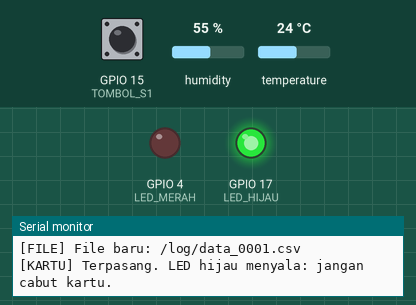
A sketch run on a simulated ESP32. On the bench: output pins drawn as LEDs (lit = HIGH), the last lines printed to the serial monitor. Dashed ring = blinking. Inputs (shaded band) come from the test bench; at power-on: GPIO 15 (TOMBOL_S1) LOW, humidity 55 %, temperature 24 °C. Storage starts empty.

Above: at 2.2 s.
2.3 s: GPIO 15 (TOMBOL_S1) pulled HIGH for 0.15 s
At 3.5 s:
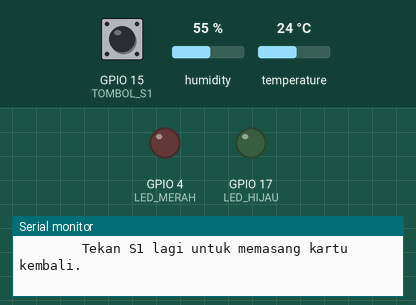
3.9 s: GPIO 15 (TOMBOL_S1) pulled HIGH for 1 s
At 5.3 s:
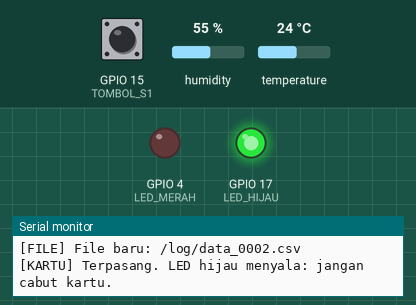
11.5 s: GPIO 15 (TOMBOL_S1) pulsed HIGH 5 times (0.12 s each, 0.3 s apart)
At 12.03 s:
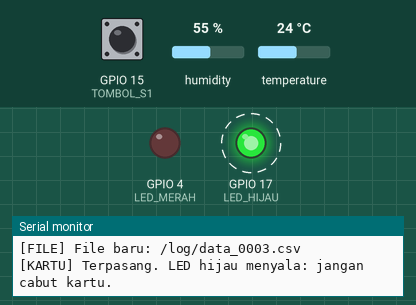
14.5 s: GPIO 15 (TOMBOL_S1) pulled HIGH for 3.2 s
At 15.7 s:
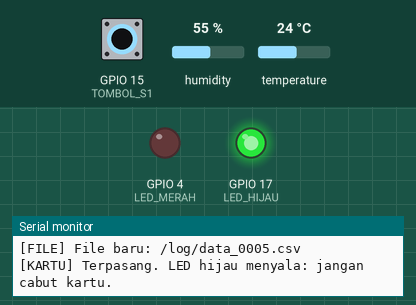
Timing chart, 0 to 17.5 s (numbered marks = the images above; inputs shaded):
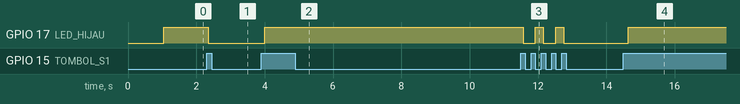

The sketch:

p3_logger_tangguh.ino
```cpp
/*
 * BAB 41 - Program 3: Data Logger Tangguh
 * - Membaca DHT11 setiap 10 detik; baris CSV ditampung di RAM (maks. 8 KB)
 *   lalu ditulis ke kartu setiap 60 detik
 * - File bernomor di folder /log: data_0001.csv, data_0002.csv, ...
 *   File baru dimulai setiap kali kartu dipasang, dan saat file aktif
 *   mencapai BATAS_UKURAN_FILE atau berumur BATAS_UMUR_FILE (rotasi)
 * - Tombol S1: lepas kartu dengan aman; tekan lagi untuk memasang kembali
 * - Kalau kartu hilang atau gagal ditulis: data tetap ditampung di RAM
 *   dan program mencoba memasang kartu lagi setiap 10 detik
 * - LED hijau menyala = kartu sedang dipakai (jangan dicabut)
 *   LED merah menyala = kartu tidak terbaca
 *   keduanya mati     = kartu sudah dilepas, aman dicabut
 *
 * Rangkaian: DHT -> IO27, SW1 -> IO15, LED1 (merah) -> IO4, LED2 (hijau) -> IO17.
 * microSD: CS = IO5, MOSI = IO23, CLK = IO18, MISO = IO19 (lewat jumper cap).
 */

#include <SPI.h>
#include <SD.h>
#include <DHT.h>
#include <esp_timer.h>

#define PIN_SCK   18  // CLK
#define PIN_MISO  19
#define PIN_MOSI  23
#define PIN_CS    5
#define PIN_DHT   27
#define TIPE_DHT  DHT11
#define TOMBOL_S1 15  // ditekan = HIGH (pull-down 10 kΩ di PCB)
#define LED_MERAH 4   // LED1
#define LED_HIJAU 17  // LED2

// Format CSV (lihat 41.5.3): false = koma + titik desimal, true = titik koma + koma desimal
const bool FORMAT_INDONESIA = false;

const uint32_t KECEPATAN_SPI = 4000000;  // 4 MHz
const char *FOLDER_LOG = "/log";
const char *JUDUL_KOLOM = "detik,suhu_C,kelembapan_persen,status";

// Aturan rotasi: file baru kalau salah satu batas ini tercapai
const size_t BATAS_UKURAN_FILE = 512UL * 1024UL;                    // 512 KB
const unsigned long BATAS_UMUR_FILE = 24UL * 60UL * 60UL * 1000UL;  // 24 jam dalam ms

const size_t BATAS_PENAMPUNG = 8 * 1024;  // maks. 8 KB data yang belum tersimpan
const unsigned long WAKTU_DEBOUNCE = 50;  // ms

// Tiga keadaan kartu (state machine, BAB 17)
enum StatusKartu { KARTU_TERPASANG, KARTU_DILEPAS, KARTU_BERMASALAH };

// struct Timer dari BAB 16
struct Timer {
  unsigned long interval;   // ms
  unsigned long waktuLalu;  // hasil millis() saat terakhir dijalankan

  // Mengembalikan true kalau sudah waktunya, lalu mencatat waktunya
  bool sudahWaktunya(unsigned long sekarang) {
    if (sekarang - waktuLalu >= interval) {
      waktuLalu = sekarang;
      return true;
    }
    return false;
  }
};

Timer timerBaca = {10000, 0};        // baca sensor setiap 10 detik
Timer timerTulis = {60000, 0};       // tulis ke kartu setiap 60 detik
Timer timerCobaPasang = {10000, 0};  // coba pasang ulang kartu setiap 10 detik

DHT dht(PIN_DHT, TIPE_DHT);
StatusKartu statusKartu = KARTU_DILEPAS;

String penampung = "";          // baris CSV yang belum tersimpan di kartu
int barisDitampung = 0;         // jumlah baris di penampung
unsigned long barisHilang = 0;  // baris yang terpaksa dibuang karena RAM penuh

char fileAktif[32] = "";          // contoh: /log/data_0007.csv
size_t ukuranFileAktif = 0;       // byte
unsigned long waktuMulaiFile = 0;  // millis() saat file aktif dibuat

// Variabel debounce tombol S1 (pola BAB 9)
int bacaanSebelumnya = LOW;
int statusStabil = LOW;
unsigned long waktuBerubah = 0;

// koma (pemisah kolom) -> titik koma, titik (desimal) -> koma
void sesuaikanFormat(char *baris) {
  if (!FORMAT_INDONESIA) {
    return;
  }
  for (int i = 0; baris[i] != '\0'; i++) {
    if (baris[i] == ',') {
      baris[i] = ';';
    } else if (baris[i] == '.') {
      baris[i] = ',';
    }
  }
}

// Menyalakan LED sesuai keadaan kartu
void aturLed() {
  digitalWrite(LED_HIJAU, statusKartu == KARTU_TERPASANG ? HIGH : LOW);
  digitalWrite(LED_MERAH, statusKartu == KARTU_BERMASALAH ? HIGH : LOW);
}

// Mencari nomor terbesar dari file data_XXXX.csv di folder /log
int cariNomorTerakhir() {
  int terbesar = 0;
  File folder = SD.open(FOLDER_LOG);
  if (!folder) {
    return 0;
  }
  File item = folder.openNextFile();
  while (item) {
    int nomor = 0;
    if (sscanf(item.name(), "data_%d", &nomor) == 1 && nomor > terbesar) {
      terbesar = nomor;
    }
    item.close();
    item = folder.openNextFile();
  }
  folder.close();
  return terbesar;
}

// Membuat file log baru bernomor berikutnya, lengkap dengan baris judul
bool mulaiFileBaru() {
  if (!SD.mkdir(FOLDER_LOG)) {  // true juga kalau folder sudah ada
    return false;
  }
  int nomor = cariNomorTerakhir() + 1;
  snprintf(fileAktif, sizeof(fileAktif), "%s/data_%04d.csv", FOLDER_LOG, nomor);
  while (SD.exists(fileAktif)) {  // jaga-jaga kalau ada file yang diganti nama di laptop
    nomor = nomor + 1;
    snprintf(fileAktif, sizeof(fileAktif), "%s/data_%04d.csv", FOLDER_LOG, nomor);
  }

  File f = SD.open(fileAktif, FILE_WRITE);
  if (!f) {
    return false;
  }
  char judul[64];
  snprintf(judul, sizeof(judul), "%s", JUDUL_KOLOM);
  sesuaikanFormat(judul);
  size_t ditulis = f.print(judul);
  ditulis = ditulis + f.print("\r\n");
  f.close();

  ukuranFileAktif = ditulis;
  waktuMulaiFile = millis();
  Serial.printf("[FILE] File baru: %s\n", fileAktif);
  return true;
}

// Memasang kartu lalu memulai file baru. Hasil: true kalau berhasil
bool pasangKartu() {
  if (!SD.begin(PIN_CS, SPI, KECEPATAN_SPI)) {
    return false;
  }
  if (!mulaiFileBaru()) {
    SD.end();
    return false;
  }
  statusKartu = KARTU_TERPASANG;
  aturLed();
  Serial.println("[KARTU] Terpasang. LED hijau menyala: jangan cabut kartu.");
  return true;
}

// Kartu tidak bisa dipakai: lepas, tampung data di RAM, coba lagi nanti
void kartuBermasalah(const char *alasan) {
  SD.end();
  statusKartu = KARTU_BERMASALAH;
  aturLed();
  timerCobaPasang.waktuLalu = millis();  // percobaan berikutnya 10 detik lagi
  Serial.printf("[KARTU] Bermasalah: %s. Data ditampung di RAM, dicoba lagi tiap 10 detik.\n",
                alasan);
}

// Menambahkan satu baris ke penampung RAM (dibuang kalau penampung penuh)
void tampung(const char *baris) {
  if (penampung.length() + strlen(baris) + 2 > BATAS_PENAMPUNG) {
    barisHilang = barisHilang + 1;
    Serial.printf("[RAM] Penampung penuh! Baris dibuang (total %lu baris hilang)\n", barisHilang);
    return;
  }
  penampung += baris;
  penampung += "\r\n";
  barisDitampung = barisDitampung + 1;
}

// Membaca DHT11 lalu menampung hasilnya sebagai satu baris CSV
void bacaSensor() {
  unsigned long long detik = esp_timer_get_time() / 1000000ULL;  // detik sejak menyala
  float suhu = dht.readTemperature();
  float lembap = dht.readHumidity();
  bool gagal = isnan(suhu) || isnan(lembap);

  char baris[48];
  if (gagal) {
    snprintf(baris, sizeof(baris), "%llu,,,gagal", detik);
  } else {
    snprintf(baris, sizeof(baris), "%llu,%.1f,%.0f,ok", detik, suhu, lembap);
  }
  sesuaikanFormat(baris);
  tampung(baris);

  if (gagal) {
    Serial.printf("[BACA] %llu s: gagal membaca DHT11 | di RAM: %d baris\n",
                  detik, barisDitampung);
  } else {
    Serial.printf("[BACA] %llu s: %.1f °C, %.0f %% | di RAM: %d baris\n",
                  detik, suhu, lembap, barisDitampung);
  }
}

// Menulis isi penampung ke file aktif (rotasi dulu kalau perlu)
void tulisPenampung() {
  if (statusKartu != KARTU_TERPASANG || barisDitampung == 0) {
    return;
  }

  // Rotasi: file aktif sudah terlalu besar atau terlalu lama?
  bool terlaluBesar = ukuranFileAktif >= BATAS_UKURAN_FILE;
  bool terlaluLama = millis() - waktuMulaiFile >= BATAS_UMUR_FILE;
  if (terlaluBesar || terlaluLama) {
    Serial.printf("[FILE] %s %s, ganti file\n", fileAktif,
                  terlaluBesar ? "mencapai batas ukuran" : "mencapai batas umur");
    if (!mulaiFileBaru()) {
      kartuBermasalah("gagal membuat file baru");
      return;
    }
  }

  File f = SD.open(fileAktif, FILE_APPEND);
  if (!f) {
    kartuBermasalah("file tidak bisa dibuka (kartu dicabut?)");
    return;
  }
  size_t ukuranAwal = f.size();
  f.print(penampung);
  f.flush();                      // paksa data dikirim ke kartu sekarang
  size_t ukuranAkhir = f.size();  // ukuran menurut kartu sesudah flush()
  f.close();

  if (ukuranAkhir != ukuranAwal + penampung.length()) {
    kartuBermasalah("data tidak tertulis utuh");
    return;  // penampung tidak dikosongkan: dicoba lagi setelah kartu terpasang
  }
  ukuranFileAktif = ukuranAkhir;
  Serial.printf("[TULIS] %d baris -> %s (%u byte)\n",
                barisDitampung, fileAktif, (unsigned)ukuranFileAktif);
  penampung = "";
  barisDitampung = 0;
}

// Mengembalikan true sekali saja setiap kali S1 baru ditekan (debounce BAB 9)
bool s1BaruDitekan() {
  int bacaan = digitalRead(TOMBOL_S1);
  if (bacaan != bacaanSebelumnya) {
    waktuBerubah = millis();
    bacaanSebelumnya = bacaan;
  }
  if (millis() - waktuBerubah > WAKTU_DEBOUNCE && bacaan != statusStabil) {
    statusStabil = bacaan;
    return statusStabil == HIGH;
  }
  return false;
}

// S1: lepas kartu kalau sedang terpasang, pasang kartu kalau sedang tidak terpasang
void tanganiTombol() {
  if (statusKartu == KARTU_TERPASANG) {
    Serial.println("[S1] Melepas kartu...");
    tulisPenampung();  // simpan dulu data yang masih di RAM
    if (statusKartu == KARTU_TERPASANG) {  // penulisan barusan bisa saja gagal
      SD.end();
      statusKartu = KARTU_DILEPAS;
      aturLed();
      Serial.println("[KARTU] Dilepas. Kartu aman dicabut. Data baru ditampung di RAM.");
      Serial.println("        Tekan S1 lagi untuk memasang kartu kembali.");
    }
  } else {
    Serial.println("[S1] Memasang kartu...");
    if (pasangKartu()) {
      tulisPenampung();  // langsung simpan data yang menunggu di RAM
    } else {
      kartuBermasalah("kartu tidak terbaca");
    }
  }
}

void setup() {
  Serial.begin(115200);
  delay(1000);  // beri waktu Serial Monitor tersambung
  pinMode(TOMBOL_S1, INPUT);  // pull-down sudah ada di PCB
  pinMode(LED_MERAH, OUTPUT);
  pinMode(LED_HIJAU, OUTPUT);
  aturLed();
  dht.begin();
  penampung.reserve(BATAS_PENAMPUNG);  // siapkan 8 KB di RAM sejak awal
  Serial.println();
  Serial.println("BAB 41 - Program 3: Data Logger Tangguh");
  Serial.println("S1 = lepas/pasang kartu. Hijau = kartu dipakai, merah = kartu bermasalah.");

  SPI.begin(PIN_SCK, PIN_MISO, PIN_MOSI);  // urutan: SCK, MISO, MOSI
  if (!pasangKartu()) {
    kartuBermasalah("kartu tidak terbaca saat menyala");
  }
}

void loop() {
  unsigned long sekarang = millis();

  if (timerBaca.sudahWaktunya(sekarang)) {
    bacaSensor();
  }
  if (timerTulis.sudahWaktunya(sekarang)) {
    tulisPenampung();
  }
  if (statusKartu == KARTU_BERMASALAH && timerCobaPasang.sudahWaktunya(sekarang)) {
    Serial.println("[KARTU] Mencoba memasang kartu lagi...");
    if (pasangKartu()) {
      tulisPenampung();
    } else {
      Serial.println("[KARTU] Belum berhasil, dicoba lagi 10 detik lagi.");
    }
  }
  if (s1BaruDitekan()) {
    tanganiTombol();
  }
}
```

Measured:
- after the input at 2.3 s, GPIO 17 (LED_HIJAU): HIGH → LOW after 0.05 s
- after the input at 3.9 s, GPIO 17 (LED_HIJAU): LOW → HIGH after 0.10 s
- after the input at 11.5 s, GPIO 17 (LED_HIJAU): alternates HIGH for 0.23 s and LOW for 0.36 s, 5 changes in all, then stays LOW, starting after 0.06 s
- after the input at 14.5 s, GPIO 17 (LED_HIJAU): LOW → HIGH after 0.13 s
